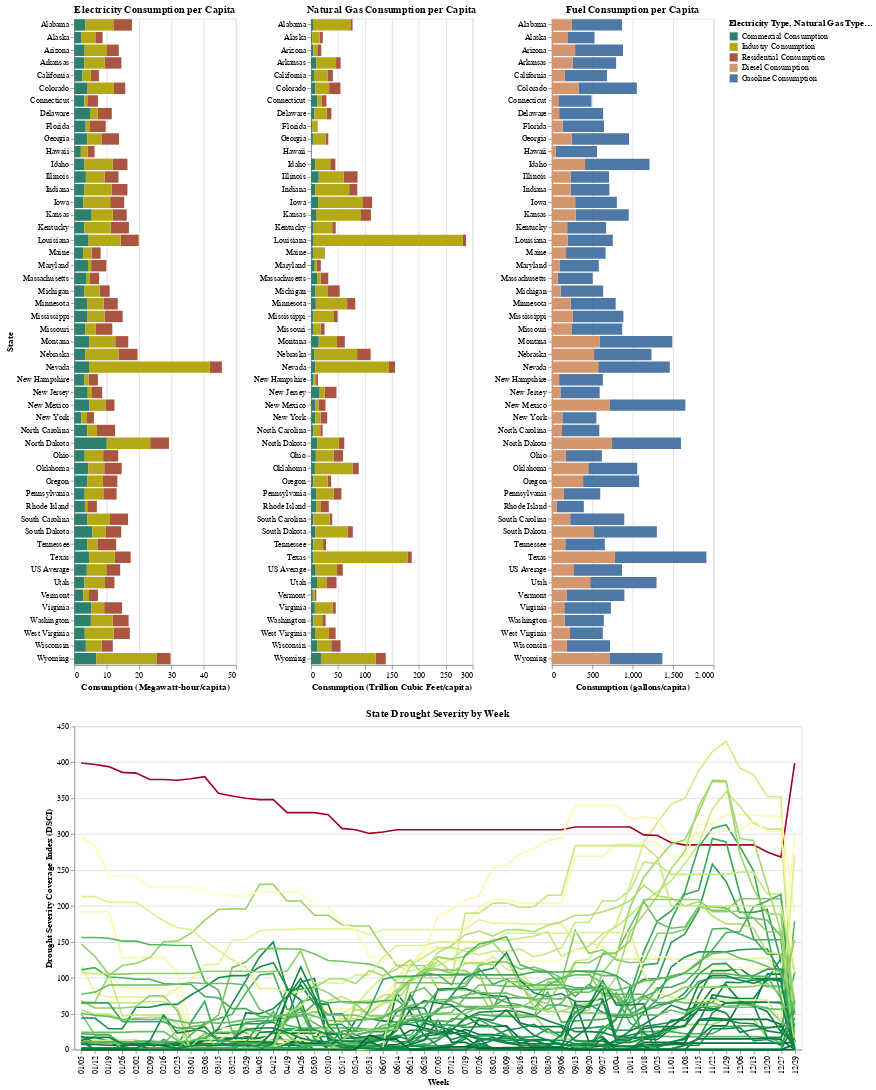

Write notebook code for a chart like this one.
### Code cell
#Combining the 4 charts side by side
#Note that you can select multiple states at a time with shift+click

barcharts = alt.hconcat(electricity_chart.properties(height = 800, width = 200),
                        naturalgas_chart.properties(height = 800, width = 200),
                        fuel_chart.properties(height = 800, width = 200))

# Combine charts 1-3 and chart 4 vertically
combined_charts = alt.vconcat(barcharts, drought_line_chart.properties(height = 400, width = 900)).properties(resolve = alt.Resolve(scale=alt.LegendResolveMap(color=alt.ResolveMode('independent'))))
combined_charts
